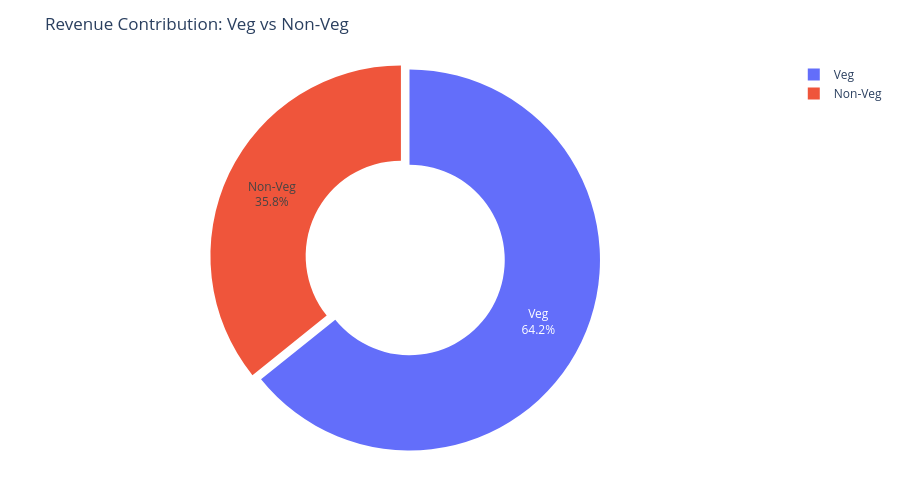

Here is the notebook cell this chart was saved with:
### Code cell
fig = px.pie(
    food_revenue,
    values='Price (INR)',
    names='Food Category',
    hole=0.5,
    title='Revenue Contribution: Veg vs Non-Veg'
)

fig.update_traces(
    textinfo='percent+label',
    pull=(0.05, 0)
)

fig.update_layout(
    height=500,
    margin=dict(t=60, b=40, l=40, r=40)
)

fig.show()

### Figure 1 — Plotly figure (JSON) as saved in the notebook; plotly's stock layout.template omitted (floating-point values rounded to 4 significant figures)
{"data": [{"domain": {"x": [0, 1], "y": [0, 1]}, "hole": 0.5, "hovertemplate": "Food Category=%{label}<br>Price (INR)=%{value}<extra></extra>", "labels": ["Non-Veg", "Veg"], "legendgroup": "", "name": "", "pull": [0.05, 0], "showlegend": true, "textinfo": "percent+label", "type": "pie", "values": [18970000.0, 34050000.0]}], "layout": {"height": 500, "legend": {"tracegroupgap": 0}, "margin": {"b": 40, "l": 40, "r": 40, "t": 60}, "title": {"text": "Revenue Contribution: Veg vs Non-Veg"}}}
